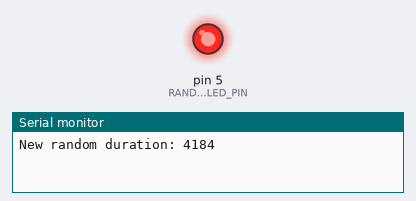
Recording of a sketch running on a simulated Arduino Uno, built with avr-gcc and run on an emulated ATmega328P. Shown: output pins drawn as LEDs (lit = HIGH), the last lines printed to the serial monitor. Random numbers use the default seed unless the sketch sets one.

Above: at 0.1 s.
At 37.6 s:
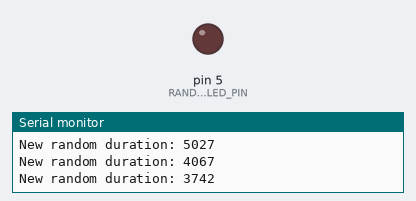
Timing chart, 0 to 39.1 s (numbered marks = the images above):
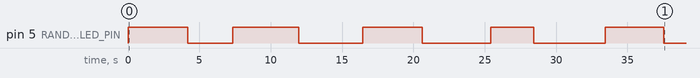

The sketch:

3a.ino
```cpp
/////////////////////////////////////
///////// Random LED Code ///////////
/////////////////////////////////////

const int RANDOM_LED_PIN = 5;

bool randomLedState = false;
unsigned long randomLedDuration = 0;
unsigned long randomLedTimer = 0;

void updateRandomLed()
{
    if ((millis() - randomLedTimer) >= randomLedDuration)
    {
        // Toggle the LED on or off
        randomLedState = !randomLedState;
        digitalWrite(RANDOM_LED_PIN, randomLedState);

        randomLedDuration = random(3000, 6000);
        Serial.print("New random duration: ");
        Serial.println(randomLedDuration);
        randomLedTimer = millis();
    }
}

void setupRandomLed()
{
    pinMode(RANDOM_LED_PIN, OUTPUT);
}

/////////////////////////////////////
/////////// Main Code ///////////////
/////////////////////////////////////

void setup()
{
    Serial.begin(9600);
    randomSeed(analogRead(0));

    setupRandomLed();
}

void loop()
{
    updateRandomLed();
}
```

Measured:
- by itself, pin 5 (RANDOM_LED_PIN): LOW → HIGH at 0.00 s, → LOW 4.2 s later, → HIGH 3.1 s later, → LOW 4.6 s later, … (10 changes in this stretch)
